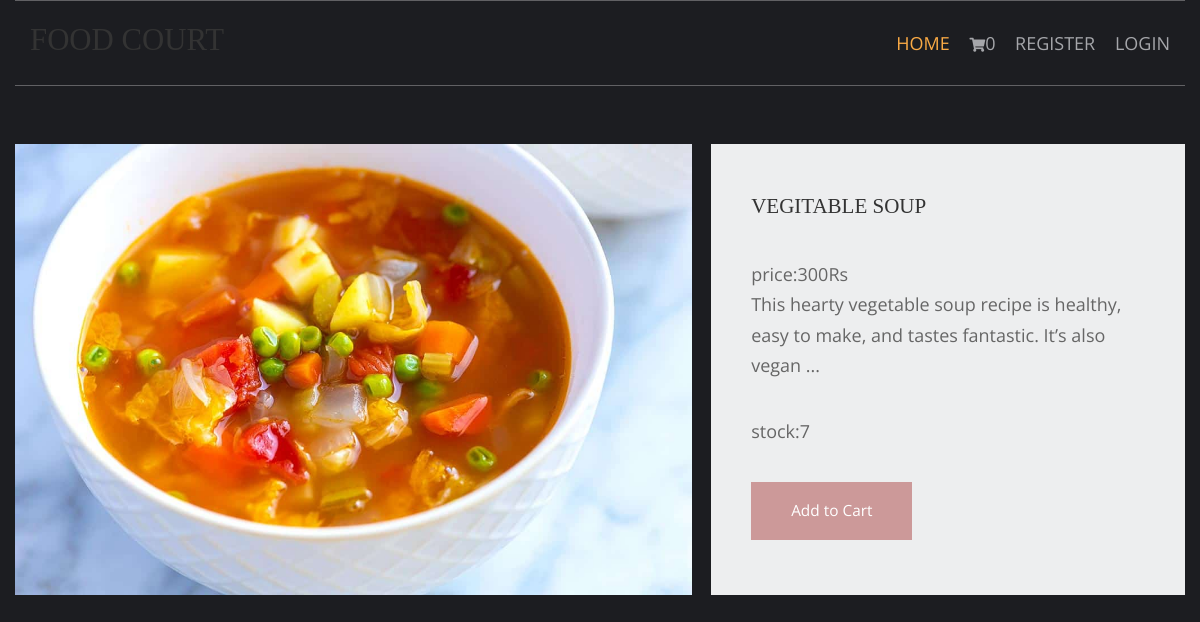
Screenshot of /vegitables-recipies/vegitable-soup with the database file from the repository.
### shop/models.py (models this page shows, shortened)
class products(models.Model):
    name=models.CharField(max_length=250,unique=True)
    slug=models.SlugField(max_length=250,unique=True)
    img=models.ImageField(upload_to='product')
    des=models.TextField()
    stock=models.IntegerField()
    available=models.BooleanField()
    price=models.IntegerField()
    category=models.ForeignKey(categ,on_delete=models.CASCADE)

### shop/views.py (the view)
# urls.py: path('<slug:c_slug>/<slug:product_slug>',views.prodDetails,name='details'),
def prodDetails(request,c_slug,product_slug):
    try:
     prod=products.objects.get(category__slug=c_slug,slug=product_slug)
    except Exception as e:
      raise e
    return render(request,'item.html',{'pr':prod})

### cart/context_processor.py (called while the page is built)
def count(request):
    item_count=0;
    if 'admin' in request.path:
      return{}
    else:
        try:
            ct=cartlist.objects.filter(cart_id=c_id(request))
            cti=items.objects.all().filter(cart=ct[:1])
            for c in cti:
                item_count+=c.quant
        except cartlist.DoesNotExist:
            item_count=0
        return dict(itc=item_count)

### cart/views.py (called while the page is built)
def c_id(request):
    ct_id=request.session.session_key
    if not ct_id:
       ct_id=request.session.create()
    return ct_id

### templates/item.html (shortened to what this page needs)
{% extends 'base.html' %}
{% load static %}
{% block content %}
<!DOCTYPE html>
<html lang="en">
<head>
    <link href="{% static 'pr/fontawesome/css/all.min.css' %}" rel="stylesheet" />
    <link href="{% static 'pr/css/templatemo-comparto.css' %}" rel="stylesheet" />
</head>
<body>
        <br><br>
        <section class="tm-mb-1" id="about">
            <div class="tm-row tm-about-row">
                <div class="tm-section-1-l">
                    <img src="{{pr.img.url}}" alt="About image" class="tm-img-responsive">
                </div>
                <article class="tm-section-1-r tm-bg-color-8">
                    <h2 class="tm-mb-2 tm-title-color">{{pr.name}}</h2>
                    <p>price:{{pr.price}}Rs<br>{{pr.des}}</p>
                    <p>stock:{{pr.stock}}</p>
 {% if pr.stock <= 0 %}
      <h1 style="color:red">SORRY NO stock left</h1>
                        {% else %}
                            <a href="{% url 'addcart' pr.id %}" class="tm-btn tm-btn-1 tm-link-to-services">Add to Cart</a>
 {% endif %}
                </article>
            </div>
        </section>
</body>
</html>
{% endblock %}

### static/hm/layout/styles/layout.css (style rules this page uses)
*, *::before, *::after { transition:all .3s ease-in-out; }
body { color:#A5A6AA; background-color:#1C1D21; }
a { color:#FBAB45; }

### static/pr/css/templatemo-comparto.css (style rules this page uses)
*, *::before, *::after { box-sizing: border-box; outline: none; }
ul, h1, h2, h3, h4, p, figure { padding: 0; margin: 0; }
body { font-family: 'Open Sans', Arial, sans-serif; font-size: 18px; overflow-x: hidden; padding-left: 15px; padding-right: 15px; margin: 0; }
h2 { font-size: 1.5rem; }
a { transition: all 0.3s ease; text-decoration: none; }
p { color: #666; line-height: 1.7; margin-bottom: 35px; }
h1, h2, h3, h4, h5, h6 { color: #333; }
.tm-mb-1 { margin-bottom: 20px; }
.tm-mb-2 { margin-bottom: 40px; }
.tm-bg-color-8 { background-color: #EDEEEF; }
.tm-img-responsive { max-width: 100%; height: auto; }
.tm-section-1-l { width: 57.85%; margin-right: 1.65%; }
.tm-section-1-r { padding: 50px 40px; width: 40.5%; }
.tm-row { display: flex; }
.tm-btn { display: inline-block; padding: 15px 40px; font-size: 1.1rem; border: none; background-color: #CC9999; color: white; }
a { color: #666; }

### static/hm/layout/styles/framework.css (style rules this page uses)
html { overflow-y:scroll; overflow-x:hidden; }
html, body { margin:0; padding:0; font-size:14px; line-height:1.6em; }
*, *::before, *::after { box-sizing:border-box; }
a { outline:none; text-decoration:none; }
img { width:auto; max-width:100%; height:auto; margin:0; padding:0; border:none; line-height:normal; vertical-align:middle; }
body, input, textarea, select { font-family:Verdana, Geneva, sans-serif; }
h1, h2, h3, h4, h5, h6, .heading { font-family:Georgia, "Times New Roman", Times, serif; }
::placeholder { opacity:1; }
h1, h2, h3, h4, h5, h6, .heading { margin:0 0 20px 0; font-size:1.4rem; line-height:normal; font-weight:normal; text-transform:uppercase; }
address, article, aside, figcaption, figure, footer, header, main, nav, section { display:block; margin:0; padding:0; }

### rows the page displays
products: img (picture), name "VEGITABLE SOUP", price "300", des "This hearty vegetable soup recipe is healthy, easy to make, and tastes fantastic. It’s also vegan ...", stock "7"

### other values shown
{{ itc }} "0"
